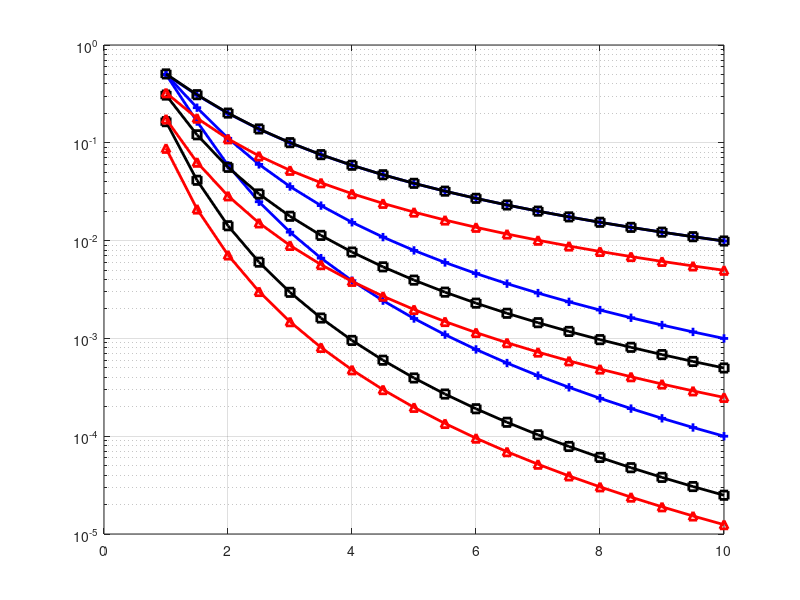

Write the MATLAB code that produced this figure. (Note: this script raises an error after producing the figure.)
% Numerically find the optimal relay position and plot two-dimensional contours.
clc
clear;
close all;
gamma_range = 2:1:4;
ye_position_range = 1:0.5:10;
for j = 1:1:length(gamma_range)
    gamma = gamma_range(j);
    e=(0.25:0.005:0.75);
    f=(-0.3:0.005:0);
    [x y] = meshgrid(e,f);
    
    
    for i=1:1:length(ye_position_range)
        xe = 0;
        ye = ye_position_range(i);
        
        dse = sqrt(xe.^2+ye.^2);
        dsr = sqrt(x.^2+y.^2);
        dre = sqrt((x-xe).^2+(y-ye).^2);
        drd = sqrt((x-1).^2+y.^2);
        dsd = 1;
        P_out_direct(j,i) = dsd^gamma./(dsd^gamma + dse^gamma);
        numerator = dse.^gamma.*dre.^gamma;
        denominator = (sqrt((dsr.^gamma+dse.^gamma).*(drd.^gamma+dre.^gamma)) + sqrt(dsr.^gamma.*drd.^gamma)).^2;
        P_out_DF = 1- numerator./denominator;
        
        P_out_DF_min(j,i) = min(min(P_out_DF));
        [c_1 d_1]=find(P_out_DF==min(min(P_out_DF)));
        
        DF_position(j,i,:) = [e(d_1),f(c_1)];
        Distance_DF(j,i)= sqrt((e(d_1)-1/2)^2 + f(c_1)^2);
        
        P_out_RF = 1 - (xe^2 + ye^2)^(gamma/2)./((xe^2 + ye^2)^(gamma/2) + (x.^2 + y.^2).^(gamma/2)).*...
            ((x-xe).^2 + (y-ye).^2).^(gamma/2)./( ((x-xe).^2 + (y-ye).^2).^(gamma/2) + ((x-1).^2 + (y).^2).^(gamma/2) );
        P_out_RF_min(j,i) = min(min(P_out_RF));
        [c_2 d_2]=find(P_out_RF==min(min(P_out_RF)));
        RF_position(j,i,:) = [e(d_2),f(c_2)];
        Distance_RF(j,i)= sqrt((e(d_2)-1/2)^2 + f(c_2)^2);
    end;
end;
figure;
h1 = semilogy(ye_position_range,P_out_direct,'-b+','linewidth',2);
hold on;
h2 = semilogy(ye_position_range, P_out_DF_min,'-ks','linewidth',2);
h3 = semilogy(ye_position_range, P_out_RF_min,'-r^','linewidth',2);
% semilogy(ye_position_range, -Distance_DF);
% semilogy(ye_position_range, -Distance_RF);
grid on;

h = legend([h1(1), h2(1) ,h3(1)],{'$P_{Direct}(\textbf{d})$','$P_{DF}(\textbf{d})$','$P_{RF}(\textbf{d})$'},'Interpreter','latex',0);
set(h,'fontsize',12);
xlabel('$$Eavesdropper\ position\ (0,1)\rightarrow(0,10)$$','Interpreter','latex','fontsize',12);
ylabel('$Outage\ Probability$','Interpreter','latex','fontsize',12)

% [AX,H1,H2] = plotyy(ye_position_range, [log(P_out_DF_min); log(P_out_RF_min) ], ye_position_range, [-Distance_DF; -Distance_RF])
%
% % set(AX(1),'XTick',[2:0.5:4]);
% % set(AX(2),'XTick',[2:0.5:4]);
%
% set(get(AX(1),'Ylabel'),'String','$Minimal Outage probability$','Interpreter','latex','fontsize',14)
% set(get(AX(2),'Ylabel'),'String','$The distance between best relay position and point(1/2,0) $','Interpreter','latex','fontsize',14)
%
%
% xlabel('coordinate of eavesdropper','fontsize',14);
% grid on;
% set(H1(1),'LineStyle','-', 'Marker','o','Linewidth',2)
% set(H1(2),'LineStyle','-','Marker','s','Linewidth',2)
% set(H2(1),'LineStyle', '--', 'Marker','o','Linewidth',2 )
% set(H2(2),'LineStyle','--', 'Marker','s','Linewidth',2)
% legend({'$P_{DF}$','$P_{RF}$','$D_{DF}$','$D_{RF}$'},'Interpreter','latex',0)
